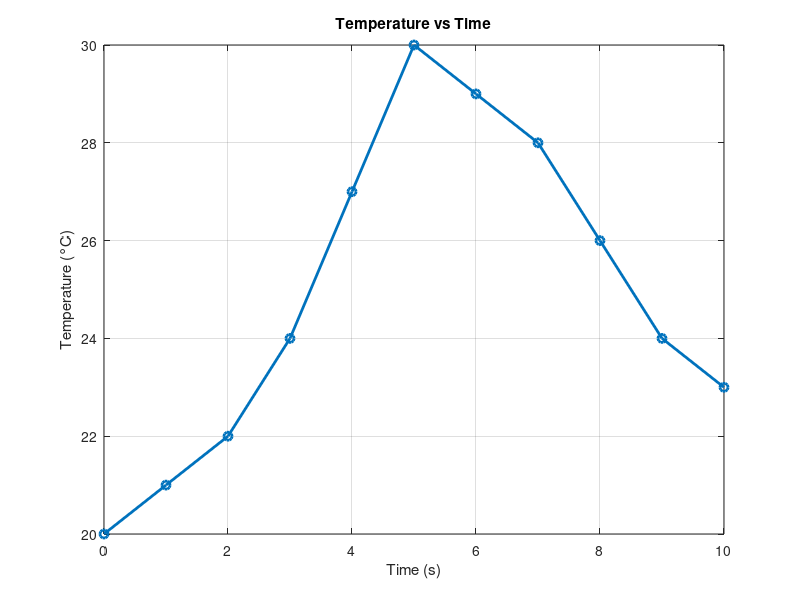

Source code (MATLAB):
% MATLAB Problem 13
% Topic: Basic Plotting

%time = 0:1:10;
%temperature = [20 21 22 24 27 30 29 28 26 24 23];

% TASK:
%
% 1. Plot temperature against time.
%
% 2. Add a title:
%    "Temperature vs Time"
%
% 3. Label the x-axis:
%    "Time (s)"
%
% 4. Label the y-axis:
%    "Temperature (°C)"
%
% 5. Turn on the grid.
%
% HINTS:
% Use:
%
% plot()
% title()
% xlabel()
% ylabel()
% grid on


time = 0:1:10;
temperature = [20 21 22 24 27 30 29 28 26 24 23];

plot(time,temperature,'-o','LineWidth',2)
title('Temperature vs Time')
xlabel('Time (s)')
ylabel('Temperature (°C)')
grid on
